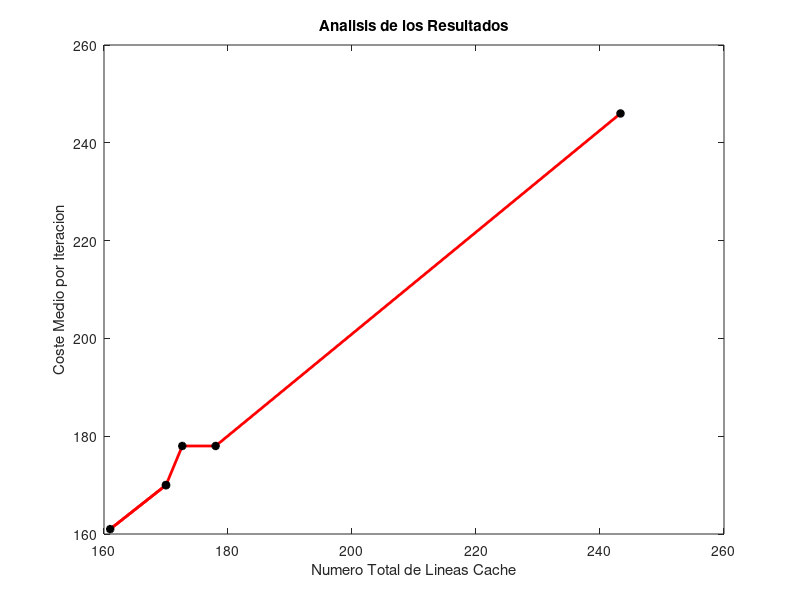

Recreate this plot in MATLAB.
function analisis_puntos
clear all
clf
close all

t=load('puntos.txt');
y=t(:,1);
x=t(:,2);
D=t(:,3);
y1=[0:(length(x)/3)-1];
x1=[0:(length(y)/3)-1];
D1=[0:(length(D)/3)-1];
k=1;
i=3;
while i<=length(x)
  z=y(i)*y(i-1)*y(i-2);
  x1(k)=z^(1/3);
  y1(k)=y(i);
  D1(k)=D(i);
  i=i+3;
  k=k+1;
endwhile
for i=1:7
  plot(x1(i:5:end),y1(i:5:end),'-r*','linewidth',2,'markersize',6,'markeredgecolor','k','markerfacecolor','k');
  title('Analisis de los Resultados');
  xlabel('Numero Total de Lineas Cache');
  ylabel('Coste Medio por Iteracion');
end
